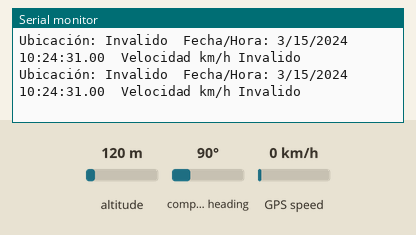
Simulated run of this sketch. Board: ESP32. On the bench: the last lines printed to the serial monitor. Inputs (shaded band) come from the test bench; at power-on: GPS speed 0 km/h, altitude 120 m, compass heading 90°. The GPS gets a fix after 3 s at 37.7749, -122.4194 with 8 satellites.

Above: at 1.2 s.
1.3 s: GPS speed set to 2 km/h
At 3.8 s:
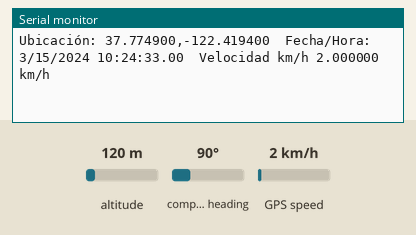
5.4 s: GPS speed set to 30 km/h
At 6.7 s:
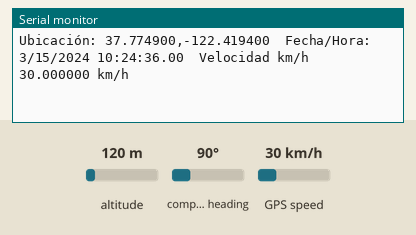
Timing chart, 0 to 8.4 s (numbered marks = the images above; inputs shaded):
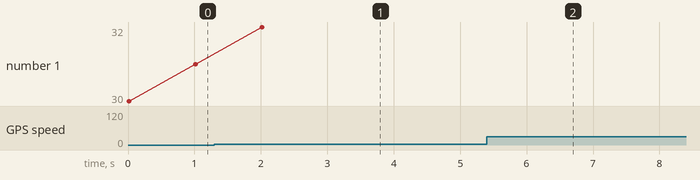

The sketch:

Proyecto_GPS.ino
```cpp
#include <TinyGPSPlus.h>
// The TinyGPSPlus object
TinyGPSPlus gps;

// The serial connection to the GPS device
const int RXD2 = 16;
const int TXD2 = 17;
static const uint32_t GPSBaud = 9600;


void setup()
{
  //Inciazamos la comunicacion serial en ambos puertos, para el puerto
  //Serial" incluimos la velocidad GPSBaud y SERIAL_8N1
  Serial.begin(115200);
  Serial2.begin(GPSBaud,SERIAL_8N1,RXD2,TXD2);

  Serial.println(F("DeviceExample.ino"));
  Serial.println(F("A simple demonstration of TinyGPSPlus with an attached GPS module"));
  Serial.print(F("Testing TinyGPSPlus library v. ")); Serial.println(TinyGPSPlus::libraryVersion());
  Serial.println(F("by Mikal Hart"));
  Serial.println();
}

void loop()
{
  // Este bucle se ejecuta mientras haya datos disponibles
  //en el puerto Serial2

  while (Serial2.available() > 0)
    if (gps.encode(Serial2.read()))
      displayInfo();
  //Si pasan mas de 5 seg y se procesan menos de 10 caracteres GPS
  //se muestra un errory entra en un bucle infinito
  if (millis() > 5000 && gps.charsProcessed() < 10)
  {
    Serial.println(F("GPS no detectado: revisar conexion."));
    while(true);
  }
}

//Esta funcion muestra la informacion de ubicacion y fecha-hora
//en el monitor serial

void displayInfo()
{
  Serial.print(F("Ubicación: "));
  if (gps.location.isValid())//Imprimimos la ubicacion si es valida
  {
    Serial.print(gps.location.lat(), 6); //mostramos latitud con 6 digitos
    Serial.print(F(","));
    Serial.print(gps.location.lng(), 6); //motramos longitud
  }
  else
  {
    Serial.print(F("Invalido"));
  }

  Serial.print(F("  Fecha/Hora: "));//Mostramos la fecha si es valida
  if (gps.date.isValid())
  {
    Serial.print(gps.date.month());
    Serial.print(F("/"));
    Serial.print(gps.date.day());
    Serial.print(F("/"));
    Serial.print(gps.date.year());
  }
  else
  {
    Serial.print(F("Invalido"));
  }

  Serial.print(F(" "));
  if (gps.time.isValid())//Mostramos la hora si es valida
  {
    if (gps.time.hour() < 10) Serial.print(F("0"));
    Serial.print(gps.time.hour());
    Serial.print(F(":"));
    if (gps.time.minute() < 10) Serial.print(F("0"));
    Serial.print(gps.time.minute());
    Serial.print(F(":"));
    if (gps.time.second() < 10) Serial.print(F("0"));
    Serial.print(gps.time.second());
    Serial.print(F("."));
    if (gps.time.centisecond() < 10) Serial.print(F("0"));
    Serial.print(gps.time.centisecond());
  }
  else
  {
    Serial.print(F("Invalido"));
  }

  Serial.print(F("  Velocidad km/h "));
  if (gps.speed.isValid()){
    Serial.print(gps.speed.kmph(),6);
    Serial.print(" km/h");
    }
   else{
      Serial.print(F("Invalido"));
    }


  Serial.println();
}
```

Measured:
- after the input at 1.3 s, the serial monitor: prints a new line after 1.7 s (image 1)
- after the input at 5.4 s, the serial monitor: prints a new line after 0.62 s (image 2)
